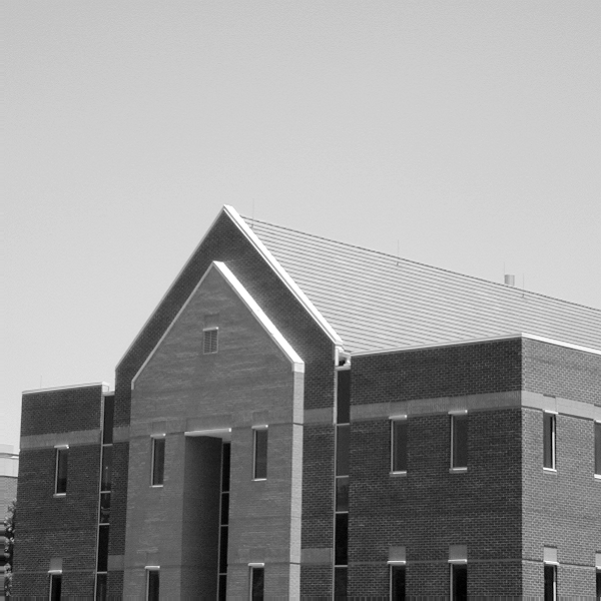
%> input picture Week 16/Fig1006(a)(building).tif, 601 x 601 px
$ octave line_segment.m   (GNU Octave 9; MATLAB toolbox functions it lacks are replaced by stand-ins)
%> lines starting %> are read from the running program, lines starting %| are printed output that depends on the picture; in (x1, y1, x2, y2) boxes, pixels count from 0 and x2, y2 are one past the last pixel; in counts of white or black regions, pixels touching at a corner belong together; the program's own positions count from 1
f = imread('Fig1006(a)(building).tif');
%> f is the input picture: size 601x601 uint8; min 0, max 255, mean 152.8
g_canny_best = edge(f, 'canny', [0.04 0.10], 1.5);
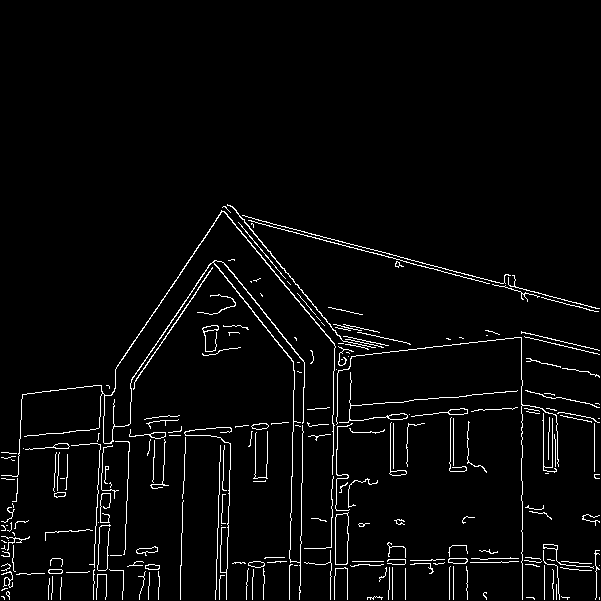
%> g_canny_best: size 601x601 logical; 3.3% white in thin lines or dots, all inside (x1, y1, x2, y2) = (1, 204, 600, 600)
figure(1); imshow(g_canny_best);

[H, theta, rho] = hough(g_canny_best, 'RhoResolution', 0.5);
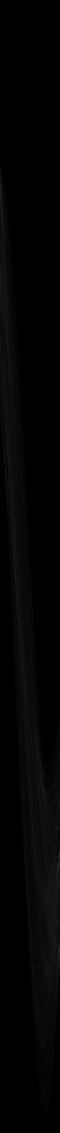
%> H: size 3397x180 double (shown at 1/3 size); min 0, max 151, mean 3.5
%> theta = 180 values from -90 to 89; rho = 3397 values from -849 to 849
figure(2);

imshow(H,[],'XData', theta, 'YData', rho, 'InitialMagnification', 'fit'); axis on, axis normal;
xlabel('\theta'), ylabel('\rho');
peak = houghpeaks(H, 15);
%> peak = 14 rows, first 12: [2743 91; 575 1; 2319 92; 1404 16; 2379 92; 2303 125; 829 1; 2605 91; 2568 176; 1769 51; 2785 91; 2178 93]
hold on

plot(theta(peak(:,2)), rho(peak(:,1)), 's', 'color', 'w');
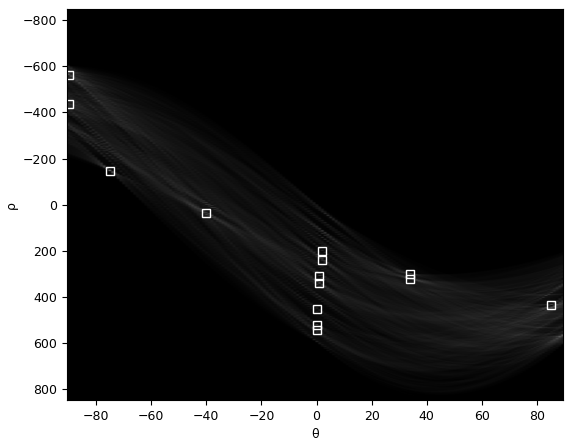
%> figure redrawn from the program's plot data
lines = houghlines(g_canny_best, theta, rho, peak);
%> lines = 14 lines; longest, point1 to point2 (x, y): (222, 213) to (495, 286), (224, 212) to (351, 364), (116, 371) to (223, 212), (526, 391) to (360, 406), (445, 563) to (596, 563), (136, 382) to (215, 265)
figure(3); imshow(g_canny_best), hold on

for k = 1:length(lines)
    xy = [lines(k).point1; lines(k).point2];
    plot(xy(:,1), xy(:,2), 'LineWidth', 4, 'Color', [0.6 0.6 0.6]);
end
%> this loop made 14 passes
%> xy on passes 1 to 12: [523 381; 523 458], [523 482; 523 600], [217 563; 348 563], [445 563; 596 563], [222 213; 495 286], [116 371; 223 212], [99 436; 211 436], [293 436; 338 436], [454 398; 454 472], [454 546; 454 600], [526 391; 360 406], [224 212; 351 364]
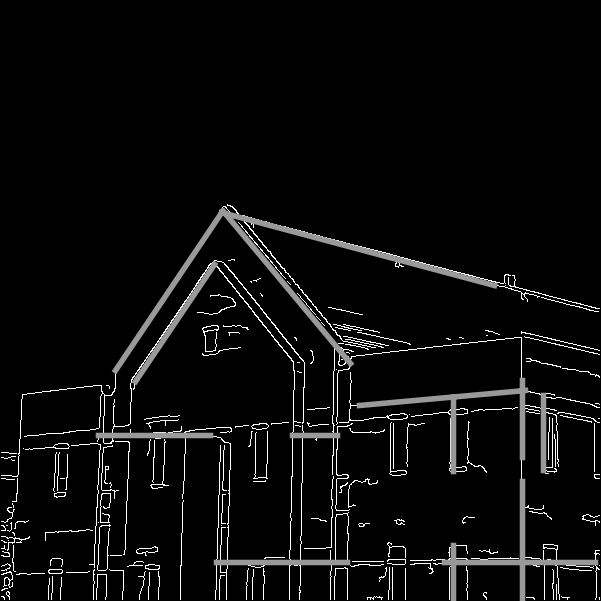
%> figure redrawn from the program's plot data
